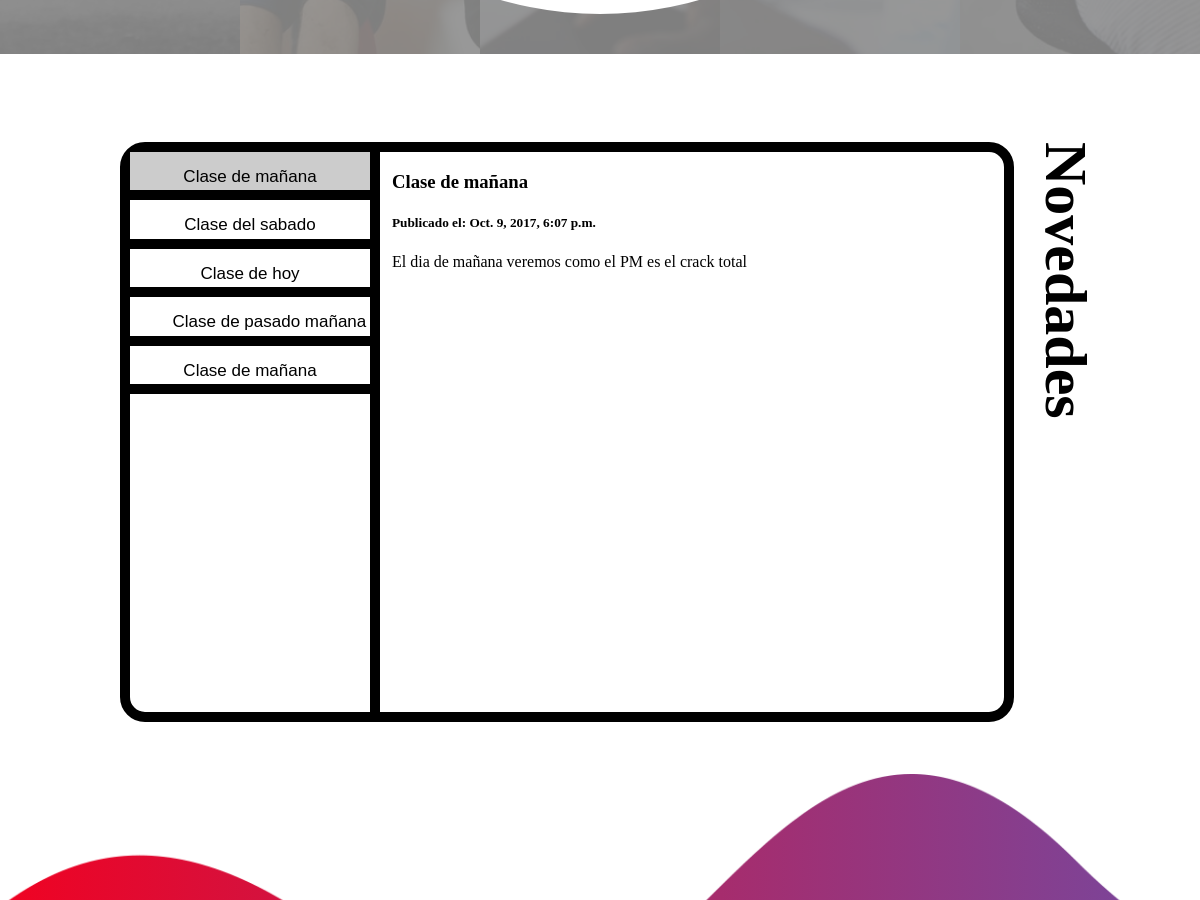
The page /web/ (middle part) on the database as committed earlier.
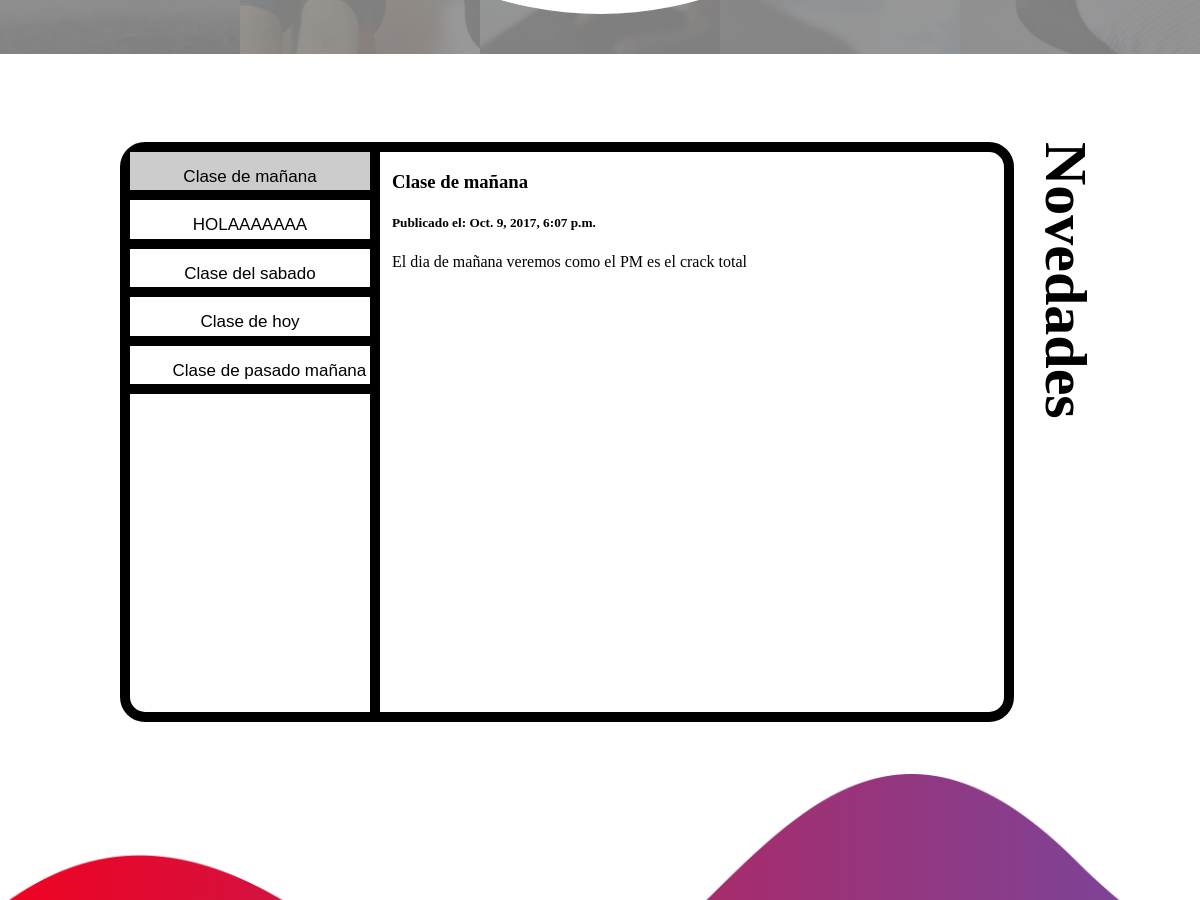
The same page on the database as committed later.
### web/models.py (models this page shows, shortened)
class Novedad(models.Model):
    titulo = models.CharField(max_length=30) #Titulo de la novedad
    contenido = models.TextField() #Contenido de la novedad
    fechaP = models.DateTimeField('fecha de publicacion')
    tags = models.CharField(max_length=30)

### web/views.py (the view)
# urls.py: url(r'^web/', web_view),
def web_view(request):
    novedades = Novedad.objects.all().order_by('-fechaP')[:5]
    trabajos = Trabajo.objects.all().order_by('-fechaP')
    return render(request, 'web/index.html', {'novedades': novedades})

### web/templates/web/index.html (shortened to what this page needs)
{% load staticfiles %}
<!DOCTYPE HTML>
<html>
	<head>
		{% load static %}
		<link rel="stylesheet" href="{% static 'web/css/style.css' %}">
	</head>
	<body>
		{% include 'web/header.html' %}
		{% include 'web/presentacion.html' %}
		{% include 'web/novedades.html' %}
		{% include 'web/horarios.html' %}
	</body>
</html>

### web/templates/web/novedades.html (shortened to what this page needs)
    <div class="container-nov" id="novedades">
        <h1>Novedades</h1>
        <div class="nov">
            <div class="tab">
                <button class="tablinks" onclick="openNov(event, 'nov1')" id="defaultOpen">{{ novedades.0.titulo }}</button>
                <button class="tablinks" onclick="openNov(event, 'nov2')">{{ novedades.1.titulo }}</button>
                <button class="tablinks" onclick="openNov(event, 'nov3')">{{ novedades.2.titulo }}</button>
                <button class="tablinks" onclick="openNov(event, 'nov4')">{{ novedades.3.titulo }}</button>
                <button claLibro 1ss="tablinks" onclick="openNov(event, 'nov5')">{{ novedades.4.titulo }}</button>
              </div>
              <div id="nov1" class="tabcontent">
                <h3>{{ novedades.0.titulo }}</h3>
                <h5>Publicado el: {{ novedades.0.fechaP }}</h5>
                <p>{{ novedades.0.contenido }}</p>
              </div>
        </div>
    </div>

Rows that differ between the two databases and show on the page:
no longer on this page (row unchanged): Novedad: titulo "Clase de mañana"
added Novedad: titulo "HOLAAAAAAA"
Other text that changed with them:
{{ novedades.2.titulo }}: "Clase de hoy" → "Clase del sabado"
{{ novedades.3.titulo }}: "Clase de pasado mañana" → "Clase de hoy"
{{ novedades.4.titulo }}: "Clase de mañana" → "Clase de pasado mañana"
{{ novedades.1.titulo }}: "Clase del sabado" → "HOLAAAAAAA"
